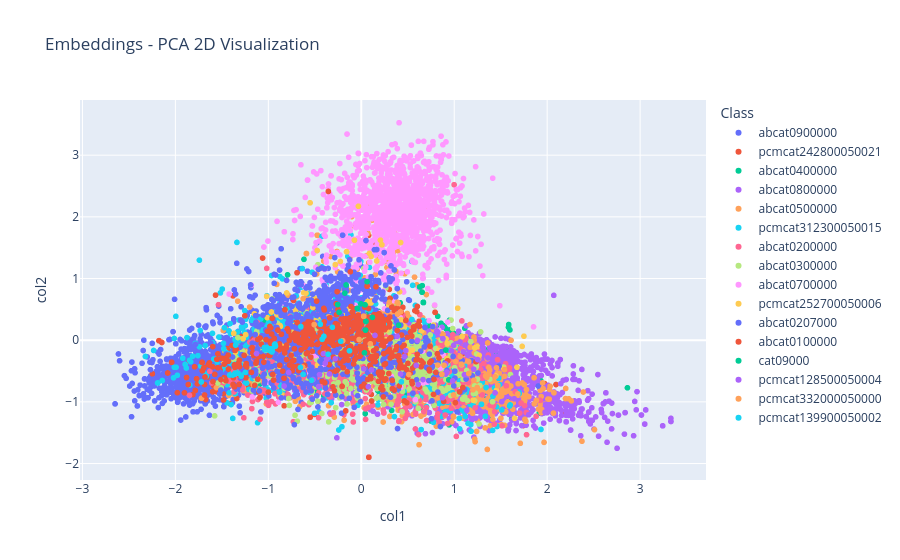

Notebook source saved alongside this figure:
### Markdown cell above
#### 3.2.1. Train and Evaluate Text Model

### Code cell
# Combine text columns to form the feature set
X_train = train_df[text_columns].values
X_test = test_df[text_columns].values

# Train and evaluate models
trained_models = train_and_evaluate_model (X_train, X_test, y_train, y_test)

### Figure 1 — Plotly figure (JSON) as saved in the notebook; plotly's stock layout.template omitted (floating-point values rounded to 4 significant figures; data arrays with more than 128 entries replaced by an {"elided": "..."} marker saying what was removed)
{"data": [{"hovertemplate": "Class=abcat0900000<br>col1=%{x}<br>col2=%{y}<extra></extra>", "legendgroup": "abcat0900000", "marker": {"color": "#636efa", "symbol": "circle"}, "mode": "markers", "name": "abcat0900000", "showlegend": true, "type": "scattergl", "x": {"elided": "2764 float values"}, "xaxis": "x", "y": {"elided": "2764 float values"}, "yaxis": "y"}, {"hovertemplate": "Class=pcmcat242800050021<br>col1=%{x}<br>col2=%{y}<extra></extra>", "legendgroup": "pcmcat242800050021", "marker": {"color": "#EF553B", "symbol": "circle"}, "mode": "markers", "name": "pcmcat242800050021", "showlegend": true, "type": "scattergl", "x": {"elided": "373 float values"}, "xaxis": "x", "y": {"elided": "373 float values"}, "yaxis": "y"}, {"hovertemplate": "Class=abcat0400000<br>col1=%{x}<br>col2=%{y}<extra></extra>", "legendgroup": "abcat0400000", "marker": {"color": "#00cc96", "symbol": "circle"}, "mode": "markers", "name": "abcat0400000", "showlegend": true, "type": "scattergl", "x": {"elided": "1064 float values"}, "xaxis": "x", "y": {"elided": "1064 float values"}, "yaxis": "y"}, {"hovertemplate": "Class=abcat0800000<br>col1=%{x}<br>col2=%{y}<extra></extra>", "legendgroup": "abcat0800000", "marker": {"color": "#ab63fa", "symbol": "circle"}, "mode": "markers", "name": "abcat0800000", "showlegend": true, "type": "scattergl", "x": {"elided": "1997 float values"}, "xaxis": "x", "y": {"elided": "1997 float values"}, "yaxis": "y"}, {"hovertemplate": "Class=abcat0500000<br>col1=%{x}<br>col2=%{y}<extra></extra>", "legendgroup": "abcat0500000", "marker": {"color": "#FFA15A", "symbol": "circle"}, "mode": "markers", "name": "abcat0500000", "showlegend": true, "type": "scattergl", "x": {"elided": "1680 float values"}, "xaxis": "x", "y": {"elided": "1680 float values"}, "yaxis": "y"}, {"hovertemplate": "Class=pcmcat312300050015<br>col1=%{x}<br>col2=%{y}<extra></extra>", "legendgroup": "pcmcat312300050015", "marker": {"color": "#19d3f3", "symbol": "circle"}, "mode": "markers", "name": "pcmcat312300050015", "showlegend": true, "type": "scattergl", "x": {"elided": "1447 float values"}, "xaxis": "x", "y": {"elided": "1447 float values"}, "yaxis": "y"}, {"hovertemplate": "Class=abcat0200000<br>col1=%{x}<br>col2=%{y}<extra></extra>", "legendgroup": "abcat0200000", "marker": {"color": "#FF6692", "symbol": "circle"}, "mode": "markers", "name": "abcat0200000", "showlegend": true, "type": "scattergl", "x": {"elided": "1023 float values"}, "xaxis": "x", "y": {"elided": "1023 float values"}, "yaxis": "y"}, {"hovertemplate": "Class=abcat0300000<br>col1=%{x}<br>col2=%{y}<extra></extra>", "legendgroup": "abcat0300000", "marker": {"color": "#B6E880", "symbol": "circle"}, "mode": "markers", "name": "abcat0300000", "showlegend": true, "type": "scattergl", "x": {"elided": "788 float values"}, "xaxis": "x", "y": {"elided": "788 float values"}, "yaxis": "y"}, {"hovertemplate": "Class=abcat0700000<br>col1=%{x}<br>col2=%{y}<extra></extra>", "legendgroup": "abcat0700000", "marker": {"color": "#FF97FF", "symbol": "circle"}, "mode": "markers", "name": "abcat0700000", "showlegend": true, "type": "scattergl", "x": {"elided": "1738 float values"}, "xaxis": "x", "y": {"elided": "1738 float values"}, "yaxis": "y"}, {"hovertemplate": "Class=pcmcat252700050006<br>col1=%{x}<br>col2=%{y}<extra></extra>", "legendgroup": "pcmcat252700050006", "marker": {"color": "#FECB52", "symbol": "circle"}, "mode": "markers", "name": "pcmcat252700050006", "showlegend": true, "type": "scattergl", "x": {"elided": "200 float values"}, "xaxis": "x", "y": {"elided": "200 float values"}, "yaxis": "y"}, {"hovertemplate": "Class=abcat0207000<br>col1=%{x}<br>col2=%{y}<extra></extra>", "legendgroup": "abcat0207000", "marker": {"color": "#636efa", "symbol": "circle"}, "mode": "markers", "name": "abcat0207000", "showlegend": true, "type": "scattergl", "x": {"elided": "892 float values"}, "xaxis": "x", "y": {"elided": "892 float values"}, "yaxis": "y"}, {"hovertemplate": "Class=abcat0100000<br>col1=%{x}<br>col2=%{y}<extra></extra>", "legendgroup": "abcat0100000", "marker": {"color": "#EF553B", "symbol": "circle"}, "mode": "markers", "name": "abcat0100000", "showlegend": true, "type": "scattergl", "x": {"elided": "616 float values"}, "xaxis": "x", "y": {"elided": "616 float values"}, "yaxis": "y"}, {"hovertemplate": "Class=cat09000<br>col1=%{x}<br>col2=%{y}<extra></extra>", "legendgroup": "cat09000", "marker": {"color": "#00cc96", "symbol": "circle"}, "mode": "markers", "name": "cat09000", "showlegend": true, "type": "scattergl", "x": {"elided": "136 float values"}, "xaxis": "x", "y": {"elided": "136 float values"}, "yaxis": "y"}, {"hovertemplate": "Class=pcmcat128500050004<br>col1=%{x}<br>col2=%{y}<extra></extra>", "legendgroup": "pcmcat128500050004", "marker": {"color": "#ab63fa", "symbol": "circle"}, "mode": "markers", "name": "pcmcat128500050004", "showlegend": true, "type": "scattergl", "x": [0.6641, -0.7807, 1.645, -0.2802, 1.983, 1.511, 1.629, 0.4649, 0.4222, 0.1474, 1.131, 0.3871, 1.362, 1.23, 0.604, 1.142, 0.8782, -1.127, -0.3426, -0.4078, -0.3718, 1.099, -0.5189, 0.8743, 1.117, 1.11, 0.9701, 1.44, 0.8245, 1.802, 1.796, -0.4491, 0.8932, 1.303, 0.6124, -0.4594, 1.726, 0.02616, 0.1097, 0.9824, 1.852, -0.8308, 0.9093, 1.977, 1.251, 0.4787, -0.3566, 1.565, 0.07629, 0.9942, 0.8121, 0.909, 0.9184, 1.062, 1.136, -0.3876, 1.141, 0.5921, 1.21, 1.801], "xaxis": "x", "y": [-0.6383, -0.5232, -0.9489, -0.3017, -1.038, -0.9969, -0.6143, -0.2638, -0.5476, 0.07693, 0.2327, 0.06368, -0.2877, -1.264, -0.003846, -0.2352, 0.02439, -0.2166, -0.5474, -0.2187, -0.3069, -0.189, -0.6373, -0.9316, -0.07817, -0.5593, -0.1714, -0.8541, 0.1275, -1.208, -0.4811, -0.5587, -0.544, -0.1177, -0.7191, -0.7536, -1.385, -0.4652, -0.4819, -0.6596, -0.5084, -0.7431, -0.3839, -1.167, -0.3132, -0.1689, -0.2808, -0.2098, -0.753, -0.08334, 0.1495, -0.5496, -0.5168, -0.02875, -1.136, -0.3737, -0.562, -0.4089, -0.4705, -0.6538], "yaxis": "y"}, {"hovertemplate": "Class=pcmcat332000050000<br>col1=%{x}<br>col2=%{y}<extra></extra>", "legendgroup": "pcmcat332000050000", "marker": {"color": "#FFA15A", "symbol": "circle"}, "mode": "markers", "name": "pcmcat332000050000", "showlegend": true, "type": "scattergl", "x": [1.883, 1.156, 1.17, 1.372, 1.51, -0.02335, 1.771, 2.26, 2.073, 0.3952, 1.212, 1.547, 1.372, 1.859, 0.3952, 1.337, 0.3891, -0.2014, 0.4231, 1.468, 1.572, 0.891, 1.372, 0.9933, 1.44, 1.077, 1.468, 0.02617, 0.302, 1.372, 1.157, 1.372, 0.391, 1.373, 1.382, 1.685, 1.54, 0.8226, 0.0971, -0.5066, 1.372, 1.468, 0.5115, 1.016, 1.952, 1.351, 0.8667, 1.883, 0.02617, 0.3891, 0.4231, 1.468, 1.51, -0.2014, -0.5066, 0.3891, 1.157, 1.468, 1.732, -0.2014, 0.391, 1.468, 1.455, 0.3891, -0.6322, -0.2014, 1.468, 0.02617, 0.3952, 0.3891, 1.956, 2.389, 1.372, 1.468, -0.2014, -0.6322, 2.022, 1.201, 1.063, 1.247, 0.391, 1.372, 0.02617], "xaxis": "x", "y": [-0.9753, -0.3464, 0.2547, -0.5518, -0.8402, 0.01027, -0.8834, -0.9839, -0.8527, 0.5975, -0.6497, -0.8421, -0.5518, -0.6093, 0.5975, -0.577, 0.6115, -0.008921, 0.4594, -0.733, -0.8246, -0.4076, -0.5518, -0.8878, -0.5926, -0.3883, -0.733, 0.3888, 0.6131, -0.5518, -0.5407, -0.5518, 0.4231, -0.4412, -0.4863, -0.871, -0.4796, -0.4035, -0.05899, 0.2536, -0.5518, -0.733, -0.5568, -0.347, -0.6929, -0.6024, -0.551, -0.9753, 0.3888, 0.6115, 0.4594, -0.733, -0.8402, -0.008921, 0.2536, 0.6115, -0.5407, -0.733, -0.693, -0.008921, 0.4231, -0.733, -0.4475, 0.6115, -0.4356, -0.008921, -0.733, 0.3888, 0.5975, 0.6115, -0.7853, -0.84, -0.5518, -0.733, -0.008921, -0.4356, -0.9561, -0.8047, -0.266, -0.7675, 0.4231, -0.5518, 0.3888], "yaxis": "y"}, {"hovertemplate": "Class=pcmcat139900050002<br>col1=%{x}<br>col2=%{y}<extra></extra>", "legendgroup": "pcmcat139900050002", "marker": {"color": "#19d3f3", "symbol": "circle"}, "mode": "markers", "name": "pcmcat139900050002", "showlegend": true, "type": "scattergl", "x": [-0.9612, -0.4405, -0.9288, -0.5023, -1.042, -1.383, -0.4023, -0.5349, -0.6547, -1.039, -0.4213, -0.1269, -0.9239, -0.9582, -1.293, -1.018, -0.311, -1.721, -1.358, -0.634, -0.2205, -0.9618, -0.9239, -1.017, -0.9334, -0.9785, -1.042, -1.246, -0.9288, -1.352, -0.8795, -0.9845, -1.039, 0.4313, -0.357, -0.9636, -0.9845, -0.6506, -0.9612, -1.363, -1.324, -1.016, -1.415, -0.6258], "xaxis": "x", "y": [-0.1418, 0.2585, -0.06425, -1.185, -0.119, -0.5655, 0.06239, -0.6506, -0.4421, -0.153, 0.01446, -0.1719, -0.09607, -0.1739, -0.5834, -0.1316, 0.2095, -0.6776, -0.5333, 1.162, -0.01748, -0.1909, -0.09607, -0.1523, -0.07106, -0.1733, -0.119, -0.5227, -0.06425, -0.07948, -0.8439, -0.1422, -0.153, -0.6742, -0.2265, -0.1548, -0.1422, 0.2209, -0.1418, -0.5526, -0.5357, -0.1171, -0.5646, -0.5551], "yaxis": "y"}], "layout": {"legend": {"title": {"text": "Class"}, "tracegroupgap": 0}, "title": {"text": "Embeddings - PCA 2D Visualization"}, "xaxis": {"anchor": "y", "domain": [0, 1], "title": {"text": "col1"}}, "yaxis": {"anchor": "x", "domain": [0, 1], "title": {"text": "col2"}}}}
